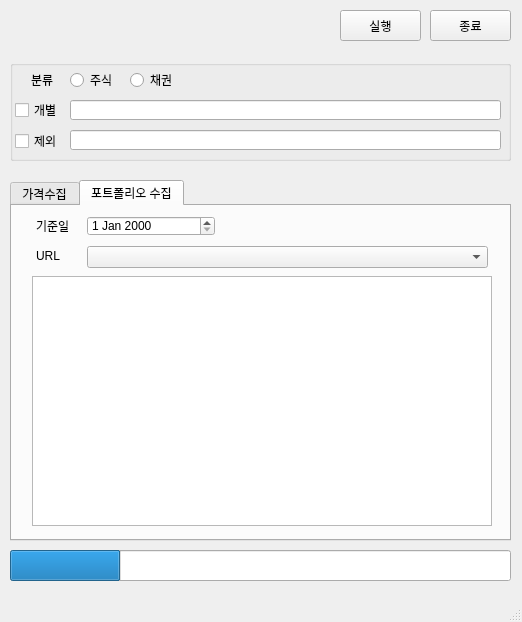
<?xml version="1.0" encoding="UTF-8"?>
<ui version="4.0">
 <class>MainWindow</class>
 <widget class="QMainWindow" name="MainWindow">
  <property name="geometry">
   <rect>
    <x>0</x>
    <y>0</y>
    <width>522</width>
    <height>622</height>
   </rect>
  </property>
  <property name="windowTitle">
   <string>MainWindow</string>
  </property>
  <widget class="QWidget" name="centralwidget">
   <widget class="QTabWidget" name="tabWidget">
    <property name="geometry">
     <rect>
      <x>10</x>
      <y>180</y>
      <width>501</width>
      <height>361</height>
     </rect>
    </property>
    <property name="tabShape">
     <enum>QTabWidget::Rounded</enum>
    </property>
    <property name="currentIndex">
     <number>1</number>
    </property>
    <widget class="QWidget" name="tabPrice">
     <attribute name="title">
      <string>가격수집</string>
     </attribute>
     <widget class="QDateEdit" name="qfrdate">
      <property name="geometry">
       <rect>
        <x>75</x>
        <y>10</y>
        <width>128</width>
        <height>20</height>
       </rect>
      </property>
     </widget>
     <widget class="QDateEdit" name="qtodate">
      <property name="geometry">
       <rect>
        <x>75</x>
        <y>40</y>
        <width>128</width>
        <height>20</height>
       </rect>
      </property>
     </widget>
     <widget class="QLabel" name="label_3">
      <property name="geometry">
       <rect>
        <x>24</x>
        <y>40</y>
        <width>53</width>
        <height>20</height>
       </rect>
      </property>
      <property name="text">
       <string>종료일</string>
      </property>
     </widget>
     <widget class="QLabel" name="label">
      <property name="geometry">
       <rect>
        <x>24</x>
        <y>10</y>
        <width>53</width>
        <height>20</height>
       </rect>
      </property>
      <property name="text">
       <string>시작일</string>
      </property>
     </widget>
     <widget class="QTextEdit" name="LogPrice">
      <property name="enabled">
       <bool>true</bool>
      </property>
      <property name="geometry">
       <rect>
        <x>20</x>
        <y>70</y>
        <width>460</width>
        <height>250</height>
       </rect>
      </property>
      <property name="readOnly">
       <bool>true</bool>
      </property>
     </widget>
    </widget>
    <widget class="QWidget" name="tabPortfolio">
     <attribute name="title">
      <string>포트폴리오 수집</string>
     </attribute>
     <widget class="QLabel" name="label_2">
      <property name="geometry">
       <rect>
        <x>24</x>
        <y>10</y>
        <width>53</width>
        <height>20</height>
       </rect>
      </property>
      <property name="text">
       <string>기준일</string>
      </property>
     </widget>
     <widget class="QDateEdit" name="qstddate">
      <property name="geometry">
       <rect>
        <x>75</x>
        <y>10</y>
        <width>128</width>
        <height>20</height>
       </rect>
      </property>
     </widget>
     <widget class="QTextEdit" name="LogPtf">
      <property name="enabled">
       <bool>true</bool>
      </property>
      <property name="geometry">
       <rect>
        <x>20</x>
        <y>70</y>
        <width>460</width>
        <height>250</height>
       </rect>
      </property>
      <property name="readOnly">
       <bool>true</bool>
      </property>
     </widget>
     <widget class="QComboBox" name="cboURL">
      <property name="geometry">
       <rect>
        <x>75</x>
        <y>40</y>
        <width>401</width>
        <height>22</height>
       </rect>
      </property>
     </widget>
     <widget class="QLabel" name="label_4">
      <property name="geometry">
       <rect>
        <x>24</x>
        <y>40</y>
        <width>53</width>
        <height>20</height>
       </rect>
      </property>
      <property name="text">
       <string>URL</string>
      </property>
     </widget>
    </widget>
   </widget>
   <widget class="QPushButton" name="btnRun">
    <property name="geometry">
     <rect>
      <x>340</x>
      <y>10</y>
      <width>81</width>
      <height>31</height>
     </rect>
    </property>
    <property name="text">
     <string>실행</string>
    </property>
   </widget>
   <widget class="QPushButton" name="btnExt">
    <property name="geometry">
     <rect>
      <x>430</x>
      <y>10</y>
      <width>81</width>
      <height>31</height>
     </rect>
    </property>
    <property name="text">
     <string>종료</string>
    </property>
   </widget>
   <widget class="QGroupBox" name="groupBox">
    <property name="geometry">
     <rect>
      <x>10</x>
      <y>60</y>
      <width>501</width>
      <height>101</height>
     </rect>
    </property>
    <property name="title">
     <string/>
    </property>
    <widget class="QRadioButton" name="rdoBond">
     <property name="geometry">
      <rect>
       <x>120</x>
       <y>12</y>
       <width>51</width>
       <height>16</height>
      </rect>
     </property>
     <property name="text">
      <string>채권</string>
     </property>
    </widget>
    <widget class="QLabel" name="label_5">
     <property name="geometry">
      <rect>
       <x>21</x>
       <y>10</y>
       <width>31</width>
       <height>20</height>
      </rect>
     </property>
     <property name="text">
      <string>분류</string>
     </property>
    </widget>
    <widget class="QRadioButton" name="rdoStock">
     <property name="geometry">
      <rect>
       <x>60</x>
       <y>12</y>
       <width>51</width>
       <height>16</height>
      </rect>
     </property>
     <property name="text">
      <string>주식</string>
     </property>
    </widget>
    <widget class="QLineEdit" name="txtTickerIN">
     <property name="geometry">
      <rect>
       <x>60</x>
       <y>40</y>
       <width>431</width>
       <height>20</height>
      </rect>
     </property>
    </widget>
    <widget class="QLineEdit" name="txtTickerNotIN">
     <property name="geometry">
      <rect>
       <x>60</x>
       <y>70</y>
       <width>431</width>
       <height>20</height>
      </rect>
     </property>
    </widget>
    <widget class="QCheckBox" name="chkIN">
     <property name="geometry">
      <rect>
       <x>5</x>
       <y>40</y>
       <width>47</width>
       <height>20</height>
      </rect>
     </property>
     <property name="text">
      <string>개별</string>
     </property>
    </widget>
    <widget class="QCheckBox" name="chkNotIN">
     <property name="geometry">
      <rect>
       <x>5</x>
       <y>71</y>
       <width>47</width>
       <height>20</height>
      </rect>
     </property>
     <property name="text">
      <string>제외</string>
     </property>
    </widget>
   </widget>
   <widget class="QProgressBar" name="pbar">
    <property name="geometry">
     <rect>
      <x>10</x>
      <y>550</y>
      <width>501</width>
      <height>31</height>
     </rect>
    </property>
    <property name="value">
     <number>22</number>
    </property>
    <property name="textVisible">
     <bool>false</bool>
    </property>
    <property name="orientation">
     <enum>Qt::Horizontal</enum>
    </property>
    <property name="textDirection">
     <enum>QProgressBar::TopToBottom</enum>
    </property>
   </widget>
  </widget>
  <widget class="QMenuBar" name="menubar">
   <property name="geometry">
    <rect>
     <x>0</x>
     <y>0</y>
     <width>522</width>
     <height>21</height>
    </rect>
   </property>
  </widget>
  <widget class="QStatusBar" name="statusbar"/>
 </widget>
 <resources/>
 <connections/>
</ui>
